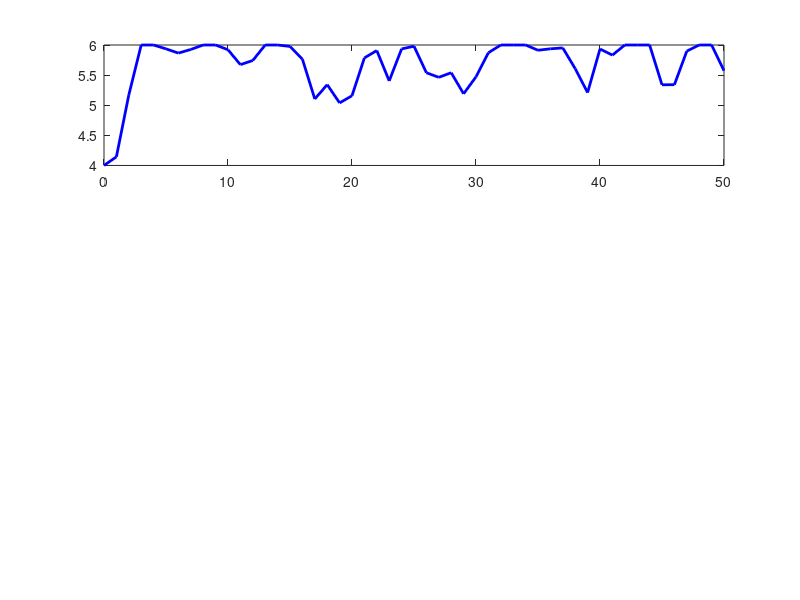

This figure's MATLAB source: (Note: this script raises an error after producing the figure.)
clc;
clear;

% Simulation parameters
T = 50;                       % Number of time steps
E = zeros(1, T+1);            % Energy in battery
E(1) = 4;                     % Initial battery energy (in kWh)

E_min = 1;                    % Battery minimum capacity
E_max = 6;                    % Battery maximum capacity
E_set = 3;                    % Desired set point (not used in this sim)

% Simulated energy flows
Es = 0.5 + 0.3*randn(1, T)   % Input energy (from grid/solar), some noise
El = 0.4 + 0.2*randn(1, T);   % Disturbance (load), random

% Clip negative values to avoid unrealistic behavior
Es = max(Es, 0);
El = max(El, 0);

% Simulate system dynamics
for k = 1:T
    E(k+1) = E(k) + Es(k) - El(k);
    
    % Enforce battery limits
    if E(k+1) > E_max
        E(k+1) = E_max;
    elseif E(k+1) < E_min
        E(k+1) = E_min;
    end
end

% Plot results
figure;
subplot(3,1,1);
plot(0:T, E, 'b', 'LineWidth', 2); hold on;
yline(E_min, '--k'); yline(E_max, '--k'); yline(E_set, '--r');
xlabel('Time Step'); ylabel('Energy (kWh)');
title('Battery Energy Level');

subplot(3,1,2);
plot(1:T, Es, 'g', 'LineWidth', 2);
xlabel('Time Step'); ylabel('Input Es (kWh)');
title('Input Energy from Grid/Solar');

subplot(3,1,3);
plot(1:T, El, 'm', 'LineWidth', 2);
xlabel('Time Step'); ylabel('Load El (kWh)');
title('Energy Drawn by Load (Disturbance)');
